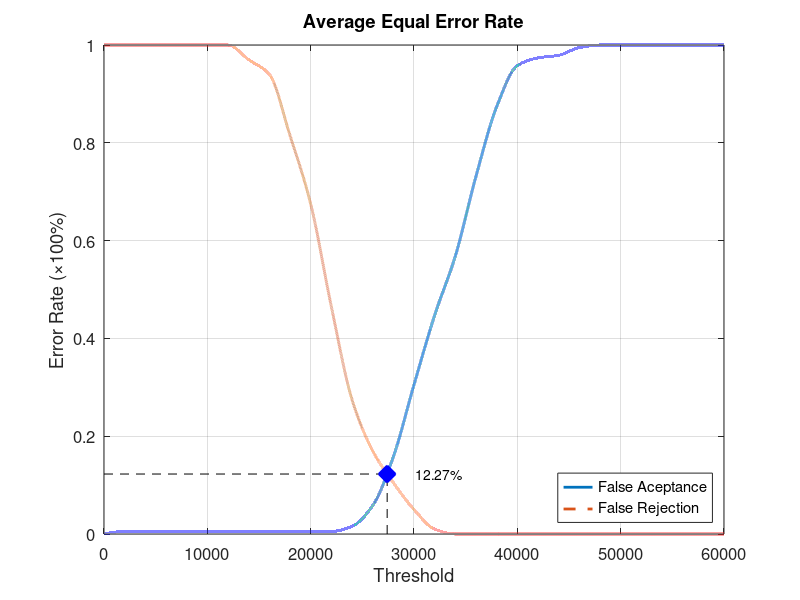
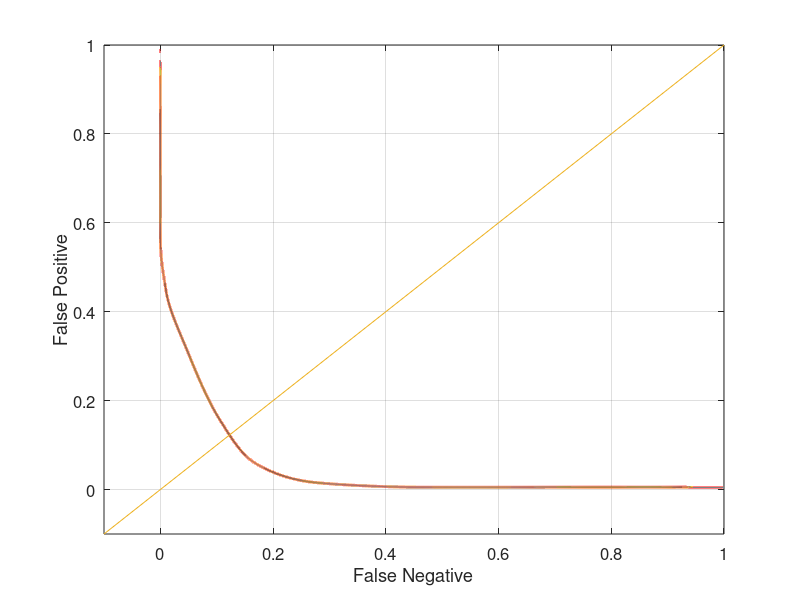

Here is the MATLAB script that generated these plots, in order:
function yEER = Database1_3
close all;
clear;
clc;
x = 0:2000:60000;
xq = 0:0.5:60000;

y0 = [0 0.00526316 0.00526316 0.00526316 0.00526316 0.00526316 0.00526316 0.00526316 0.00526316 0.00526316 0.00526316 0.00526316 0.0157895 0.0578947 0.157895 0.305263 0.447368 0.568421 0.731579 0.873684 0.957895 0.973684 0.978947 0.994737 1 1 1 1 1 1 1];
yy0 = interp1(x, y0, xq, 'pchip');
y1 = [1 1 1 1 1 1 1 0.97 0.94 0.815 0.675 0.465 0.275 0.17 0.105 0.05 0.01 0 0 0 0 0 0 0 0 0 0 0 0 0 0];
yy1 = interp1(x, y1, xq, 'pchip');

% Calculating EER: 
y2 = abs(y0 - y1);
find(y2 == min(y2))
yy2 = abs(yy0 - yy1);
xEER = find(yy2 == min(yy2));
xEERIndex = xq(xEER) % X-axis EER
yEER = yy0(xEER) % Y-axis EER

main = figure
plot(xq, yy0,'-','LineWidth', 2);	hold on
plot(xq, yy1,'--','LineWidth', 2);	hold on
plot([xEERIndex xEERIndex], [0 yEER], 'k--');	hold on
plot([0 xEERIndex], [yEER yEER], 'k--');	hold on
plot(xEERIndex, yEER, 'bx', 'LineWidth', 10);	hold on
text(xEERIndex + 10 * xEERIndex / 100, yEER, [num2str(round((10000 * yEER)) / 100) '%'])
legend('False Aceptance', 'False Rejection', 'Location', 'SouthEast')
xlabel('Threshold')
ylabel('Error Rate (\times100%)')
title('Average Equal Error Rate')
set(gca, 'FontSize', 12)
axis([0 60000 0 1])
grid on

print(main, 'Database1_3Main', '-dpng');
FNRxFPR = figure('Color', [1 1 1]);
plot(yy1, yy0, '-', yy1, yy0, 'LineWidth', 2);
hold on
y = -0.1:0.1:1
plot(y, y); 
set(gca, 'FontSize', 12)
xlabel('False Negative')
ylabel('False Positive')
axis([-0.1 1 -0.1 1])
set(gca, 'FontSize', 12)
grid on

print(FNRxFPR, 'Database1_3FNRxFPR','-dpng');
end
